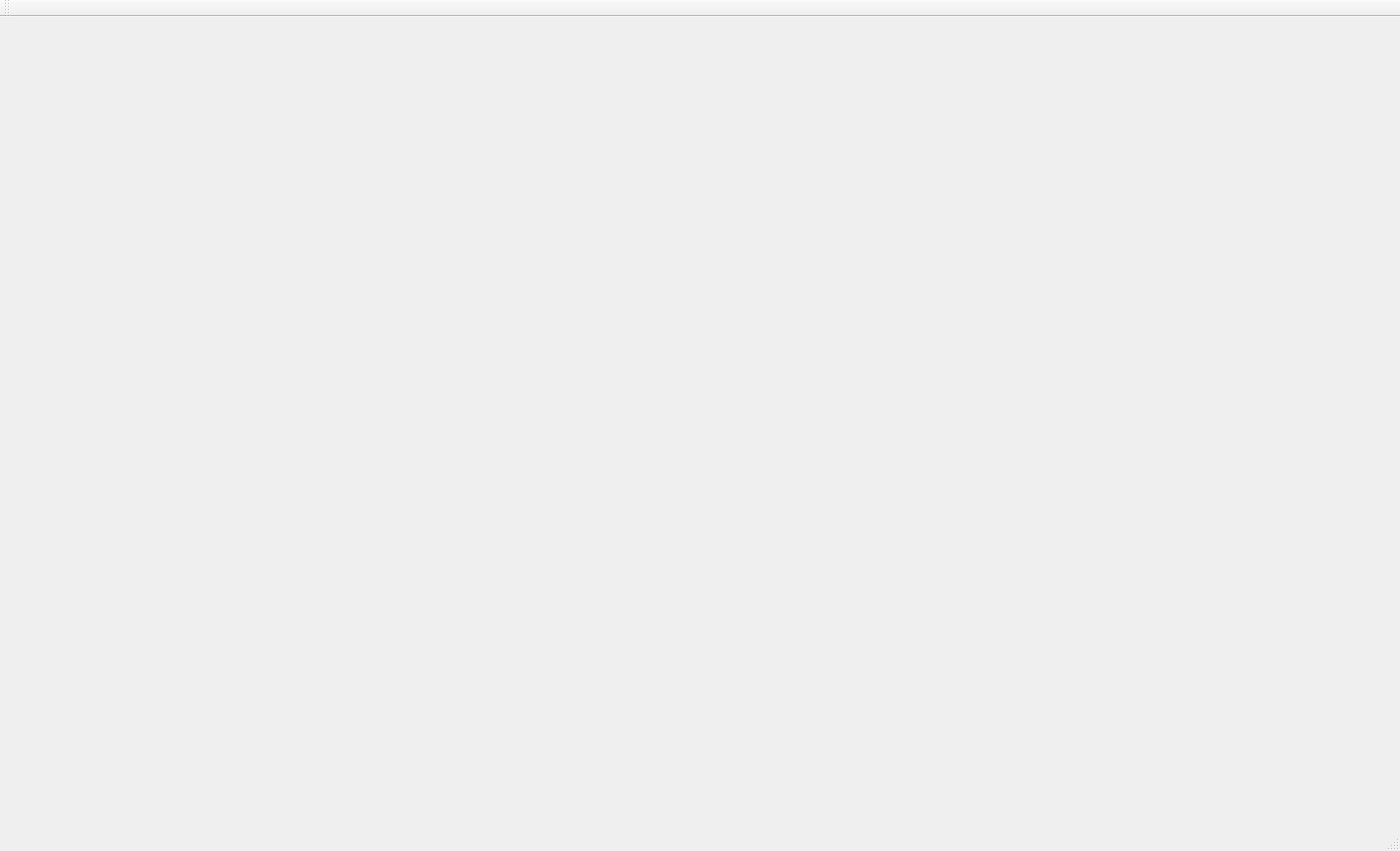
<?xml version="1.0" encoding="UTF-8"?>
<ui version="4.0">
 <class>MainWindow</class>
 <widget class="QMainWindow" name="MainWindow">
  <property name="geometry">
   <rect>
    <x>0</x>
    <y>0</y>
    <width>1402</width>
    <height>852</height>
   </rect>
  </property>
  <property name="windowTitle">
   <string>MainWindow</string>
  </property>
  <widget class="QWidget" name="centralWidget"/>
  <widget class="QMenuBar" name="menuBar">
   <property name="geometry">
    <rect>
     <x>0</x>
     <y>0</y>
     <width>1402</width>
     <height>22</height>
    </rect>
   </property>
  </widget>
  <widget class="QToolBar" name="mainToolBar">
   <attribute name="toolBarArea">
    <enum>TopToolBarArea</enum>
   </attribute>
   <attribute name="toolBarBreak">
    <bool>false</bool>
   </attribute>
  </widget>
  <widget class="QStatusBar" name="statusBar"/>
 </widget>
 <layoutdefault spacing="6" margin="11"/>
 <resources/>
 <connections/>
</ui>
